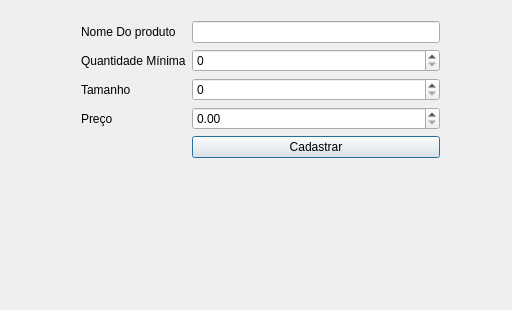
<?xml version="1.0" encoding="UTF-8"?>
<ui version="4.0">
 <class>insere_form</class>
 <widget class="QDialog" name="insere_form">
  <property name="geometry">
   <rect>
    <x>0</x>
    <y>0</y>
    <width>512</width>
    <height>310</height>
   </rect>
  </property>
  <property name="windowTitle">
   <string>insere_form</string>
  </property>
  <widget class="QWidget" name="formLayoutWidget">
   <property name="geometry">
    <rect>
     <x>70</x>
     <y>10</y>
     <width>381</width>
     <height>271</height>
    </rect>
   </property>
   <layout class="QFormLayout" name="formLayout">
    <item row="0" column="0">
     <widget class="QLabel" name="label">
      <property name="text">
       <string>Nome Do produto</string>
      </property>
     </widget>
    </item>
    <item row="0" column="1">
     <widget class="QLineEdit" name="nomeProduto"/>
    </item>
    <item row="1" column="0">
     <widget class="QLabel" name="label_3">
      <property name="text">
       <string>Quantidade Mínima</string>
      </property>
     </widget>
    </item>
    <item row="1" column="1">
     <widget class="QSpinBox" name="quantidadeMinimaProduto"/>
    </item>
    <item row="2" column="0">
     <widget class="QLabel" name="label_4">
      <property name="text">
       <string>Tamanho</string>
      </property>
     </widget>
    </item>
    <item row="2" column="1">
     <widget class="QSpinBox" name="nivelPrioridade"/>
    </item>
    <item row="6" column="1">
     <widget class="QPushButton" name="botaoCadastra">
      <property name="text">
       <string>Cadastrar</string>
      </property>
     </widget>
    </item>
    <item row="7" column="1">
     <widget class="QLabel" name="retorno">
      <property name="text">
       <string/>
      </property>
     </widget>
    </item>
    <item row="3" column="0">
     <widget class="QLabel" name="label_2">
      <property name="text">
       <string>Preço</string>
      </property>
     </widget>
    </item>
    <item row="3" column="1">
     <widget class="QDoubleSpinBox" name="spinBoxPreco"/>
    </item>
   </layout>
  </widget>
 </widget>
 <layoutdefault spacing="6" margin="11"/>
 <resources/>
 <connections/>
</ui>
